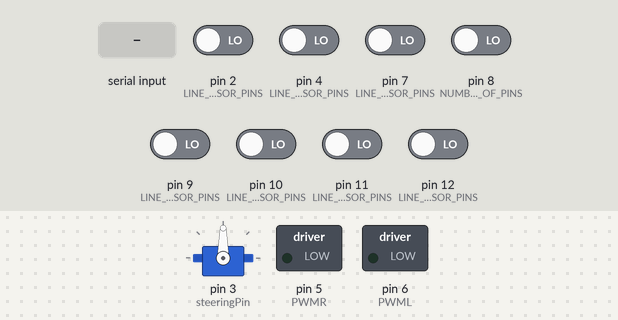
This sketch was run on a simulated Arduino Uno, built with avr-gcc and run on an emulated ATmega328P. Shown: servo, switched loads named in the sketch (green lamp = pin HIGH). Inputs (shaded band) come from the test bench; at power-on: pin 2 (LINE_SENSOR_PINS), pin 4 (LINE_SENSOR_PINS), pin 7 (LINE_SENSOR_PINS), pin 8 (NUMBER_OF_PINS), pin 9 (LINE_SENSOR_PINS), pin 10 (LINE_SENSOR_PINS), pin 11 (LINE_SENSOR_PINS), pin 12 (LINE_SENSOR_PINS) LOW.

Above: at 2.2 s.
2.3 s: "90,45\n" received over Serial
At 3.0 s:
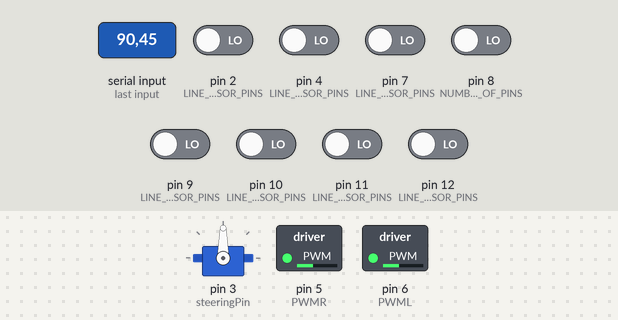
4.0 s: "30,150\n" received over Serial
At 5.5 s:
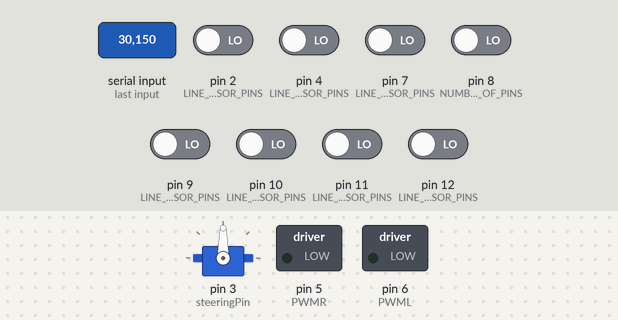
7.2 s: "1\n" received over Serial
At 7.5 s:
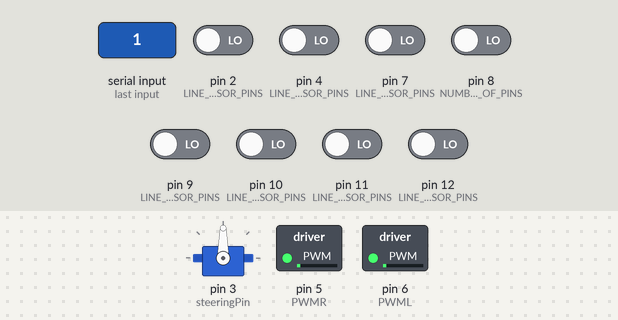
8.7 s: "5\n" received over Serial
At 9.1 s:
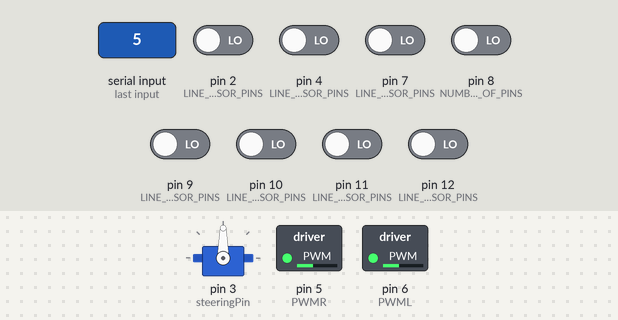
Timing chart, 0 to 11.2 s (numbered marks = the images above; inputs shaded):
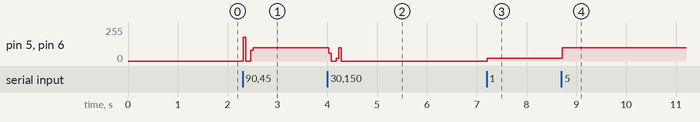

The sketch:

robot_new.ino
```cpp
#include <Servo.h>
#include "LineSensor.h"
#include "steering.h"
#include "constants.h"
using namespace steering;


int const steeringPin = 3;

//the array is the pins L3, L2 ... R2, R3
LineSensor lineSensor( new int [8] {12, 11, 10, 9, 8, 7, 4, 2}, NUMBER_OF_PINS );

Servo steeringMotor;
int input = 0;
int serial_temp;
int angle = 90;

void setup() {

    steeringMotor.attach(steeringPin);

    Serial.begin(9600);

    pinMode(PWMR, OUTPUT);
    pinMode(PWML, OUTPUT);
    delay(1000);

}

void loop() {

    delay(50);
    if(Serial.available() > 0) {
        serial_temp = Serial.read()-'0';
        if(serial_temp >= 0 && serial_temp <= 9){
            input = (serial_temp) * 20;
        }
    }

    steer(lineSensor, steeringMotor, input);

    drive(steeringMotor.read() - 90, input);
}
```

LineSensor.cpp
```cpp
#include "LineSensor.h"
#include <Arduino.h>

LineSensor::LineSensor(const int* pinNums, int numOfPins) {
	sensors = numOfPins;

	current = new int [sensors];
	lastSeen = new int [sensors];

	for (int i = 0; i < numOfPins; ++i) {
		current[i] = lastSeen[i] = 0;
	}

	pins = new int [sensors];

	for (int i = 0; i < numOfPins; ++i) {
		pins[i] = pinNums[i];
		pinMode(pins[i], INPUT);
	}
}

void LineSensor::getCurrent(int* arr) {
   for (int i = 0; i < sensors; ++i) {
    arr[i] = current[i];
  }
}

void LineSensor::update () {
    int* temp;

    temp = getSensorData();
    for (int i = 0; i < sensors; ++i) {
        current[i] = temp[i];
    }

    delete[] temp;

}

int LineSensor::getNumSeen() {
    int counter = 0;

    for (int i = 0; i < sensors; ++i) {
        if (current[i]) {
            ++counter;
        }
    }

    return counter;
}


int* LineSensor::getSensorData() {

	int* temp = new int [8];

	//get sensor data from all 8 pins
	for (int i = 0; i < sensors; ++i) {
		temp[i] = digitalRead( pins[i] );
	}

	return temp;
}
```

LineSensor.h
```cpp
#ifndef LINESENSOR_H
#define LINESENSOR_H

class LineSensor {

    private:

    	//how many sensors are on the line sensor board
    	int sensors;

    	//current data from line sensor
        int* current;

        //sdata from when line was last seen
        int* lastSeen;

        //list of the pins where the sensor is; [0] is L3 and [7] is R3
    	int* pins;


    	//helper function return raw sensor data
    	int* getSensorData();

        //default constructor
        //DO NOT USE
     	LineSensor();

    public:
     	bool hasOneTrue();

    	//constructors
    	//NOTE: make sure you pass in an array of pin numbers!
    	//			this will not work properly otherwise.
    	LineSensor(const int* pinNums, int numOfPins = 8);


    	//will overwrite array with current line data
    	void getCurrent(int* array);


        //returns how many sensors see the line
        int getNumSeen();

    	//updates current and lastSeen
    	void update();

        //returns number of pins
        int howManyPins() {return sensors;}
};

#endif
```

constants.h
```cpp
#ifndef CONSTANTS_H
#define CONSTANTS_H

const int test = 100;


//*** line sensor mesurements ***//
const int SENSOR_DISTANCES[8] = {-20, -15, -10, 0, 0, 10, 15, 20};
const int NOSE_LENGTH = 200;

const int STEERING_LOWER_BOUND = 40;
const int STEERING_UPPER_BOUND = 125;

const int NUMBER_OF_PINS = 8;
const int LINE_SENSOR_PINS[NUMBER_OF_PINS] = {12, 11, 10, 9, 8, 7, 4, 2};

const int PWMR = 5;
const int PWML = 6;

static int TOP_SPEED = 40;

// 0 turn left
// 1 straight
// 2 turn right
const int PATH_LENGTH  = 10;
const int PATH_TURNS[PATH_LENGTH] = {0, 1, 0, 1, 1, 0, 1, 0, 1, 1};
const int PATH_ANGLE[3] = {-10, 0, 10};

#endif
```

steering.cpp
```cpp
#include "constants.h"
#include "steering.h"
#include "LineSensor.h"
#include <Arduino.h>
#include <Servo.h>

void steering::steer(LineSensor lineSensor, Servo motor, int speed) {

    int angle = getAngle(lineSensor);

    moveServo(angle*speed/50.0, motor);

    return;
}


int steering::getAngle(LineSensor lineSensor) {

    static int pathCounter = 0;
    static int lastCase = 1;
    int size = lineSensor.howManyPins();
    int* data = new int [size];
    lineSensor.update();
    lineSensor.getCurrent(data);
    int state = -1;

    int amountSeen = 0;
    for (int i = 0; i < size; ++i) {
        if (data[i]) {
            ++amountSeen;
            if (state == -1) {
                state = i;
            }
        }
    }

    delete [] data;
    data = NULL;

    int angle;

    switch (amountSeen) {
        case 1:
        case 2:
            if (lastCase == 3) {
                ++pathCounter;
                pathCounter %= PATH_LENGTH;
                Serial.println(pathCounter);
            }
            angle = toDegrees(SENSOR_DISTANCES[state], NOSE_LENGTH);
            lastCase = 1;
            break;
        default:
            angle = PATH_ANGLE[PATH_TURNS[pathCounter]];
            lastCase = 3;
            break;
    }


    return angle;
}


void steering::setServo (int angle, Servo motor ) {

// make sure angle is within valid range
    if (angle < STEERING_LOWER_BOUND) {
        angle = STEERING_LOWER_BOUND;
    } else if (angle > STEERING_UPPER_BOUND) {
        angle = STEERING_UPPER_BOUND;
    }

    motor.write(angle);

    return;
}


void steering::moveServo (int delta, Servo motor ) {
    setServo(delta + motor.read(), motor);

    return;
}


int steering::toDegrees (int distance, int radius) {
    return 360 * distance / (PI * 2 * radius);
}

void steering::drive(int angle, int speed) {
    int left;
    int right;
    if (angle > 0) {
        left  = speed;
        right = speed * ratio(angle);
    } else {
        right = speed;
        left  = speed/ratio(angle);
    }

    analogWrite(PWMR, right);
    analogWrite(PWML, left);

    return;
}

double steering::ratio(int angle) {
    return angle / -75.0 + 1.0;
}
```

steering.h
```cpp
#ifndef STEERING_H
#define STEERING_H
#include "LineSensor.h"
#include <Arduino.h>
#include <Servo.h>

namespace steering {

	static int statesCounter = 0;
	static int lastStates[10] = {0, 0, 0, 0, 0, 0, 0, 0, 0, 0};


	// description: steers the nose
	// lineSensor: line following sensor
	// motor:      steering servo object
	// speed:      max speed the robot should go
	void steer(LineSensor lineSensor, Servo motor, int speed);


	// description: drives the motors
	// speed: max speed of the motors
	// angle: angle of nose
	//	 0: straight
	//	>0: turning left
	//	<0: turning right
	void drive(int angle, int speed);


	// description: gets angle to turn based on line data
	// lineSensor: line sensor on nose
	// return: angle to turn nose
	int getAngle(LineSensor lineSensor);


	// description: moves the motor by delta degrees
	// delta: angles to move servo by
	// motor: servo motor object to move
	void moveServo (int delta, Servo motor);


	// description: converts distance along circumference to degrees to turn
	// distance: distance to move along the circumference
	// radius:   radius of the circle
	// return:   angle to turn in degrees
	int toDegrees (int distance, int radius);


	// description: returns the ratio between the speeds at which
	//		the two motors should be driven
	// angle: angle of nose
	//	 0: straight
	//	>0: turning left
	//	<0: turning right
	// return: ratio between two motor speeds (left/right)
	double ratio(int angle);


	// NOTE: most of the time, moveServo should be called instead
	//
	// sets the servo to a certain angle in degrees
	//		limits range to UPPER and LOWER bounds
	void setServo (int angle, Servo motor);

}

#endif
```

Measured:
- after the input at 2.3 s, pin 5 (PWMR), pin 6 (PWML): 0/255 → 100/255 after 0.16 s
- after the input at 4.0 s, pin 5 (PWMR), pin 6 (PWML): 100/255 → 0/255 at once
- after the input at 7.2 s, pin 5 (PWMR), pin 6 (PWML): 0/255 → 20/255 at once
- after the input at 8.7 s, pin 5 (PWMR), pin 6 (PWML): 20/255 → 100/255 at once
